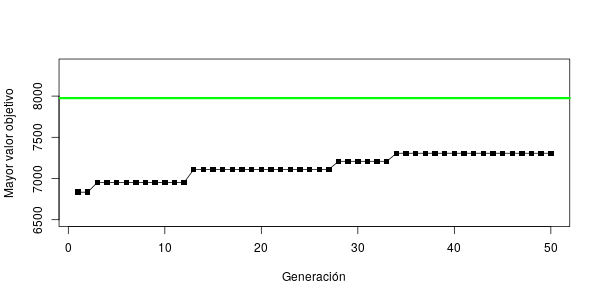

Write the R code that produced this figure.
#Project : Genetic algorithm - parallel version
#Author  : Dago Quevedo
#Date    : Oct 2017

library(testit)
library(parallel)

knapsack <- function(capacity, weight, value) {
    n <- length(weight)
    pt <- sum(weight) 
    assert(n == length(value))
    vt <- sum(value) 
    if (pt < capacity) { 
        return(vt)
    } else {
        filas <- capacity + 1 
        cols <- n + 1 
        tabla <- matrix(rep(-Inf, filas * cols),
                       nrow = filas, ncol = cols) 
        for (fila in 1:filas) {
            tabla[fila, 1] <- 0 
        }
        rownames(tabla) <- 0:capacity 
        colnames(tabla) <- c(0, value) 
        for (objeto in 1:n) { 
            for (acum in 1:(capacity+1)) { # consideramos cada fila de la tabla
                anterior <- acum - weight[objeto]
                if (anterior > 0) { # si conocemos una combinacion con ese peso
                    tabla[acum, objeto + 1] <- max(tabla[acum, objeto], tabla[anterior, objeto] + value[objeto])
                }
            }
        }
        return(max(tabla))
    }
}
 

normalize <- function(data) {
    val.min <- min(data)
    val.max <- max(data)
    range 	<- val.max - val.min
    data  	<- data - val.min
    return(data / range)
}
 
generator.weights <- function(size, val.min, val.max) {
    return(sort(round(normalize(rnorm(size)) * (val.max - val.min) + val.min)))
}
 
generator.values  <- function(weights, val.min, val.max) {
    n 		<- length(weights)
    values  <- double()
	
    for (i in 1:n) {
        avg 	<- weights[n]
        std 	<- runif(1)
        values 	<- c(values, rnorm(1, avg, std))
    }
	
    values <- normalize(values) * (val.max - val.min) + val.min
    return(values)
}
 

plot.1 <- function(optimal, best.glo, best.loc, tmax) {
	png("P10_B.png", width=600, height=300)
	plot(1:tmax, best.glo, xlab="Generación", ylab="Mayor valor objetivo", type='l', ylim=c(0.95 * min(best.glo), 1.05 * optimal))
	points(1:tmax, best.glo, pch=15)
	abline(h=optimal, col="green", lwd=3)
	graphics.off()
}


GA <- function(n, m, tmax, rep, pm, plot, roulette.pr, roulette.ps) {	
	cluster <- makeCluster(detectCores())
	
	population.initial <- function(n, m) {
		population <- t(parSapply(cluster,1:m,function(i) {
					  	return(round(runif(n)))
					  }))
		return(as.data.frame(population))
	}

	
	reproduction <- function(x, y, n) {
		pos <- sample(2:(n - 1), 1)
		xy <- c(x[1:pos], y[(pos + 1):n])
		yx <- c(y[1:pos], x[(pos + 1):n])
		
		return(rbind(xy, yx))
	}

	feasible <- function(selection, weights, capacity) {
		return(sum(unlist(selection) * weights) <= capacity)
	}

	objective<- function(selection, values) {
		return(sum(unlist(selection) * values))
	}
	
	mutation <- function(sol, n) {
		pos <- sample(1:n, 1)
		mut <- sol
		mut[,pos] <- (!unlist(mut[,pos])) * 1
		return(mut)
	}
	
	weights  <- generator.weights(n, 15, 80)
	values   <- generator.values(weights, 10, 500)
	capacity <- round(sum(weights) * 0.65)
	optimal  <- knapsack(capacity, weights, values)
	p 		 <- population.initial(n, m)
	size 	 <- dim(p)[1]

	assert(size == m)
	
	best.glo <- double()	
		
	for (iter in 1:tmax) {	
		pr 		 <- NULL
		ps		 <- NULL

		if(roulette.pr) {
			pr <- 	parSapply(cluster,1:size,function(i) {
							if(!is.null(p$obj)) {
								return(p$obj[i] / sum(p$obj))
							} 
							else { return(1) }
					})
			}
		
		p$obj <- NULL
		p$fsb <- NULL

		p <- rbind(p, t(parSapply(cluster,sample(1:size, ceiling(pm * size)),function(i) {
						return(mutation(p[i,], n))
					  }))
				  )
		
		parent <- t(parSapply(cluster,1:rep,function(i) {
						return(sample(1:size, 2, prob = pr))
					}))
	
		child  <- parSapply(cluster,1:rep,function(i) {
						return(as.matrix(unlist(reproduction(p[parent[i,1],], 
															 p[parent[i,2],], n)),ncol=n))
					})
		
		p <- rbind(p, child)
		
		size <- dim(p)[1]
		
		obj  <- double()
		fsb  <- logical()
		
		obj  <- parSapply(cluster,1:size,function(i) {
					return(objective(p[i,], values))
				})

		fsb  <- parSapply(cluster,1:size,function(i) {
					return(feasible(p[i,], weights, capacity))
				})

		p <- cbind(p, obj)
		p <- cbind(p, fsb)

		if(roulette.ps) {
			ps 	 <-	parSapply(cluster,1:size,function(i) {
							return(p$obj[i] / sum(p$obj))
					})
			keep <- sample(1:size, m, prob = ps)
		}
		else {
			keep <- order(-p[, (n + 2)], -p[, (n + 1)])[1:m]	
		}
		
		p <- p[keep,]
		
		size <- dim(p)[1]
		
		assert(size == m)
		
		p.fsb 	 <- p[p$fsb == TRUE,]
		if(dim(p.fsb)[1] > 0) {
			best.loc <- max(p.fsb$obj)
		}
		else {
			best.loc <- 0
		}
		best.glo <- c(best.glo, best.loc)
	}
	
	stopCluster(cluster)
	
	if(plot) {
		plot.1(optimal, best.glo, best.loc, tmax)
	}
	
	gap = (optimal - best.loc) / optimal
	
	return(gap)
}

time <- system.time(
			gap <- GA(50, 200, 50, 50, 0.05, T, F, F)
		)[3]

print(time)
print(gap)
